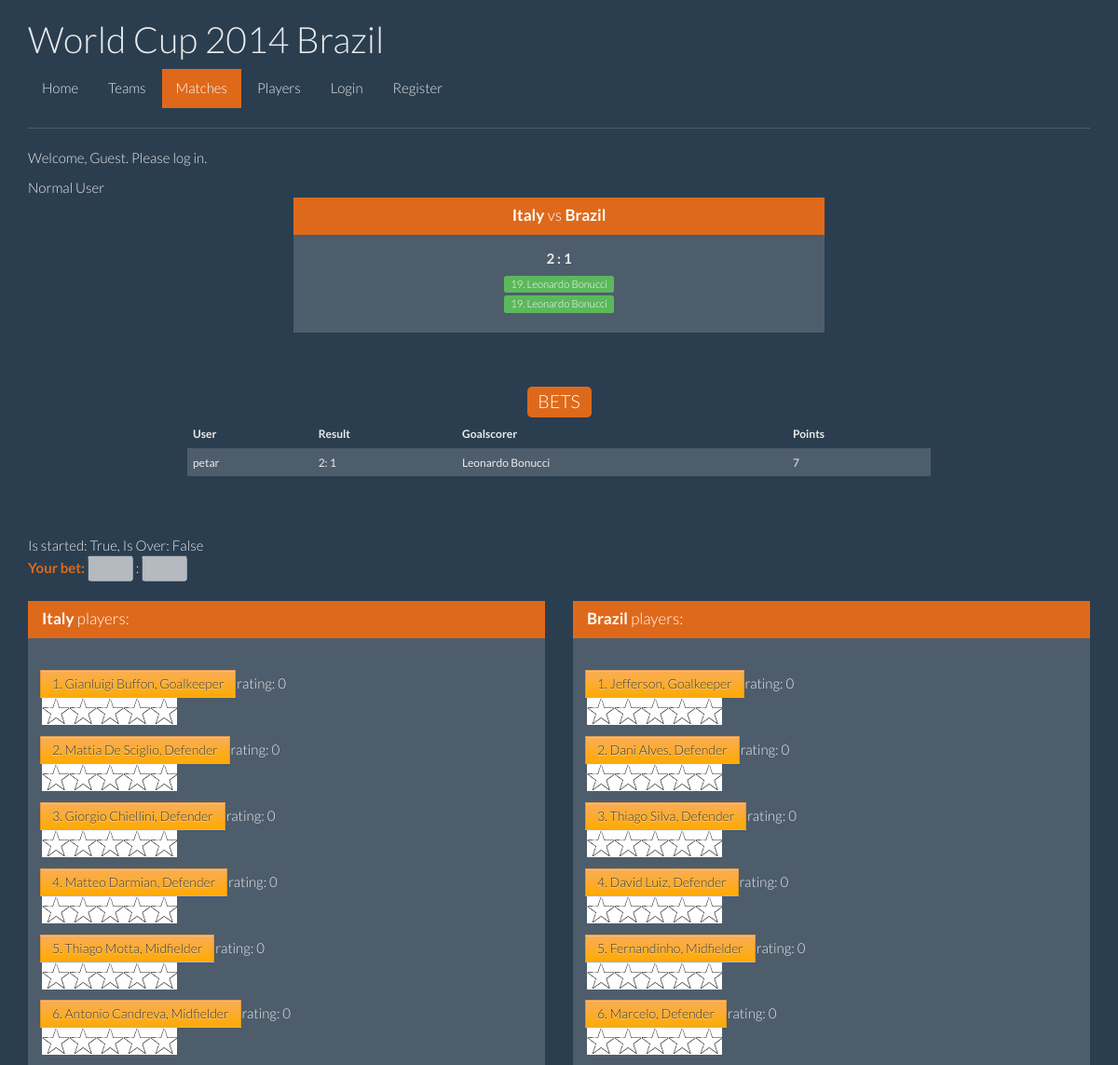
The page /match/3/ (upper part) on the database as committed earlier.
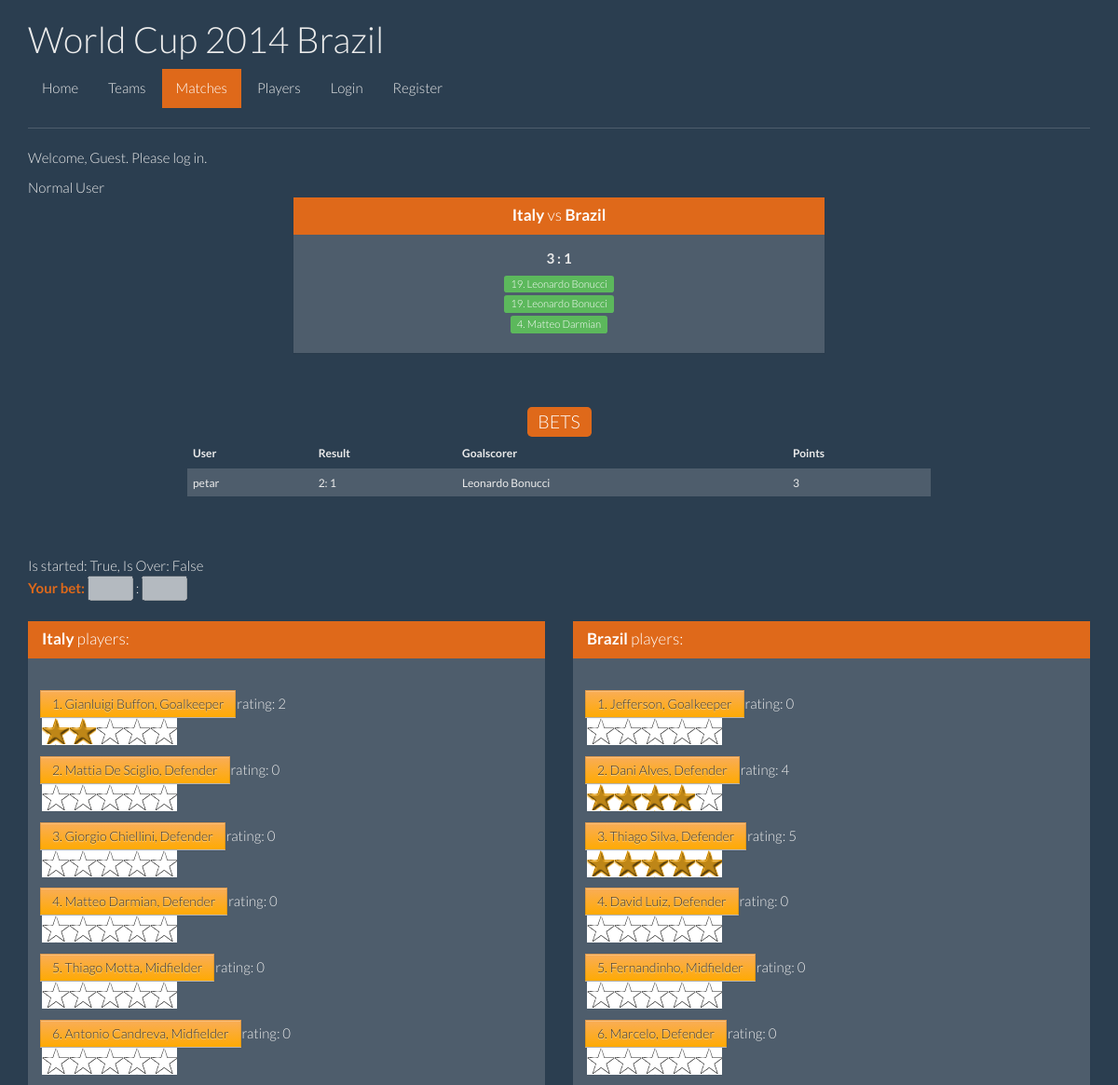
The same page on the database as committed later.
### website/models.py (models this page shows, shortened)
class Match(models.Model):
    host = models.ForeignKey(Team, related_name="host_matches")
    away = models.ForeignKey(Team, related_name="away_matches")
    score_host = models.PositiveSmallIntegerField(blank=True, null=True)
    score_away = models.PositiveSmallIntegerField(blank=True, null=True)
    schedule = models.DateTimeField()
    is_over = models.BooleanField(default=False)

class Player(models.Model):
    name = models.CharField(max_length=100)
    team = models.ForeignKey(Team, related_name="team")
    age = models.PositiveSmallIntegerField()
    number = models.PositiveSmallIntegerField()
    position = models.CharField(max_length=3)
    def __str__(self):
        representation = "{}. {}".format(self.number, self.name)
        return representation

class Team(models.Model):
    name = models.CharField(max_length=50)
    group = models.CharField(max_length=2)
    info = models.TextField()
    def __str__(self):
        return self.name

### website/views.py (the view)
# urls.py: url(r'^match/(?P<match_id>[0-9]+)/$', 'show_match', name="show-match"),
def show_match(request, match_id):
    match = get_object_or_404(Match, id=match_id)
    MAX_VOTE = [str(x) for x in range(1, 6)]
    votes_players_host = {}
    votes_players_away = {}
    players_host = Player.objects.filter(team__name=match.host.name)
    votes_players_host = player_ratings(players_host, match_id)
    players_away = Player.objects.filter(team__name=match.away.name)
    votes_players_away = player_ratings(players_away, match_id)
    if request.user.is_authenticated():
        allowed = is_allowed(request.user)
        user_bet_exists = PredictMatch.objects.filter(predict_match=match,
                                                      user=request.user)
        if user_bet_exists:
            user_bet = user_bet_exists[0]
        else:
            user_bet = None
    else:
        allowed = False
        user_bet = None
    all_bets = PredictMatch.objects.filter(predict_match=match)
    bets = {(bet.user, bet.score_host, bet.score_away, bet.goalscorer): 0
            for bet in all_bets}
    goals = Goal.objects.filter(match__id=match_id)
    goalscorers = [goal.goalscorer for goal in goals]
    for bet, points in bets.items():
        bets[bet] = calculate_points((bet[1], bet[2]),
                                     (match.score_host, match.score_away),
                                     bet[3], goalscorers)
    is_started = True if match_started(match) else False
    is_over = match.is_over
    return render(request, "show-match.html", locals())

### website/views.py (called while the page is built)
def player_ratings(players, match_id):
    player_votes = {}
    for player in players:
        all_votes = Voting.objects.filter(match__id=match_id, player=player)
        sum_vote = sum([query.vote for query in all_votes])
        count = 1 if all_votes.count() == 0 else all_votes.count()
        player_votes[player] = sum_vote/count
    return player_votes

def calculate_points(bet_result, result, bet_goalscorer, goalscorers):
    points = 0
    if result != (None, None):
        bet_difference = bet_result[0] - bet_result[1]
        difference = result[0] - result[1]
        if bet_result == result:
            points = 5
        elif bet_difference == difference:
            points = 3
        elif (bet_difference > 0 and difference > 0) or\
                (bet_difference < 0 and difference < 0):
            points = 1
        for goalscorer in goalscorers:
            if goalscorer == bet_goalscorer:
                points += 1
    return points

def match_started(match):
    match_start = match.schedule.replace(tzinfo=None)
    now = datetime.now()
    if now > match_start:
        return True
    return False

### website/templates/show-match.html (shortened to what the changed rows need)
<html>
    <head>
        <link rel="stylesheet" type="text/css" href="{{ STATIC_URL }}bootstrap.css">
    </head>
    <body>
        <div class="container">
            <h1>World Cup 2014 Brazil</h1>
<br>
<center><div class="panel panel-primary" style="width:50%" >
  <div class="panel-heading">
    <h3 class="panel-title"><b>{{ match.host }}</b>
vs
<b>{{ match.away }}</b></h3>
  </div>
  <div class="panel-body">
    <strong>{{ match.score_host }} : {{ match.score_away }}</strong>
      <br>
      {% for goalscorer in goalscorers %}
    <a style="text-decoration:none;" href="/player/{{ goalscorer.id }}">
        <h5><span class="label label-success">{{ goalscorer }}</span></h5></a>
{% endfor %}
  </div>
</div></center>
<br>
<center>
<table class="table table-striped table-hover " style="width:70%">
  <thead>
    <tr>
      <th>User</th>
      <th>Result</th>
      <th>Goalscorer</th>
      <th>Points</th>
    </tr>
  </thead>
  <tbody>
{% for bet,points in bets.items %}
    <tr>
      <td>{{ bet.0 }}</td>
      <td>{{ bet.1 }}: {{ bet.2 }}</td>
      <td>{{ bet.3.name }}</td>
      <td>{{ points }}</td>
    </tr>
{% endfor %}
  </tbody>
</table>
</center>
<br>
<br>
        <br>
        <br>
<br>
<div class="row">
      <div class="col-lg-6">
<div class="panel panel-primary">
  <div class="panel-heading">
    <h3 class="panel-title"><b>{{ match.host.name }}</b> players:</h3>
  </div>
  <div class="panel-body">
    {% for player, vote in votes_players_host.items %}
        <br>
{% if player == user_bet.goalscorer %}
<input type="radio" id="radio{{player.id}}" name="radios" value="{{ player.id }}" checked>
<label for="radio{{player.id}}">{{ player }}, vote: {{ vote|floatformat }}</label>
{% else %}
<label for="radio{{player.id}}">
    {{ player }},
    {% if player.position == "GK" %}
        Goalkeeper
        {% elif player.position == "DF" %}
        Defender
        {% elif player.position == "MF" %}
        Midfielder
        {% elif player.position == "FW" %}
        Forward
      {% endif %}
    </label>
      rating: {{ vote|floatformat }}
{% endif %}
 <div class="rating" id="{{player.id}}">
     {% for x in MAX_VOTE %}
         {% if vote|floatformat:0 >= x %}
            <div class="star on rating"></div>
         {% else %}
            <div class="star"></div>
         {% endif %}
     {% endfor %}
</div><br>
{% endfor %}
  </div>
</div>
</div>
<div class="col-lg-6">
<div class="panel panel-primary">
  <div class="panel-heading">
    <h3 class="panel-title"><b>{{ match.away.name }}</b> players:</h3>
  </div>
  <div class="panel-body">
    {% for player, vote in votes_players_away.items %}
        <br>
{% if player == user_bet.goalscorer %}
<input type="radio" id="radio{{player.id}}" name="radios" value="{{ player.id }}" checked>
<label for="radio{{player.id}}">{{ player }}</label>
{% else %}
<label for="radio{{player.id}}">
    {{ player }},
      {% if player.position == "GK" %}
        Goalkeeper
        {% elif player.position == "DF" %}
        Defender
        {% elif player.position == "MF" %}
        Midfielder
        {% elif player.position == "FW" %}
        Forward
      {% endif %}
    </label>
{% endif %}
       rating: {{ vote|floatformat }}
 <div class="rating" id="{{player.id}}">
     {% for x in MAX_VOTE %}
         {% if vote|floatformat:0 >= x %}
            <div class="star on rating"></div>
         {% else %}
            <div class="star"></div>
         {% endif %}
     {% endfor %}
</div><br>
{% endfor %}
  </div>
</div>
</div>
</div>
 </div>
    </body>
</html>

Rows that differ between the two databases and show on the page:
changed Match "Italy": score_host "2" → "3"
now on one of the page's lists (row unchanged): Player: number+name "4. Matteo Darmian"
computed for Player "1. Gianluigi Buffon": vote "0" → "2"
computed for Player "2. Dani Alves": vote "0" → "4"
computed for Player "3. Thiago Silva": vote "0" → "5"
Other text that changed with them:
{{ points }}: "7" → "3"
